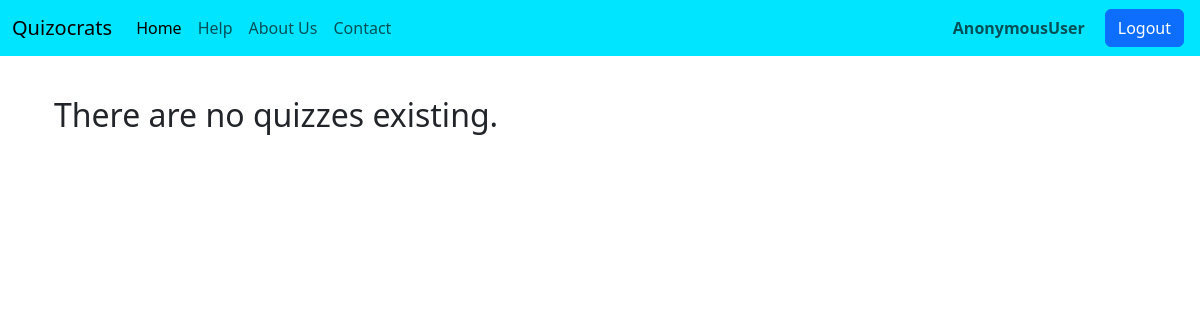
The page /existquiz on the database as committed earlier.
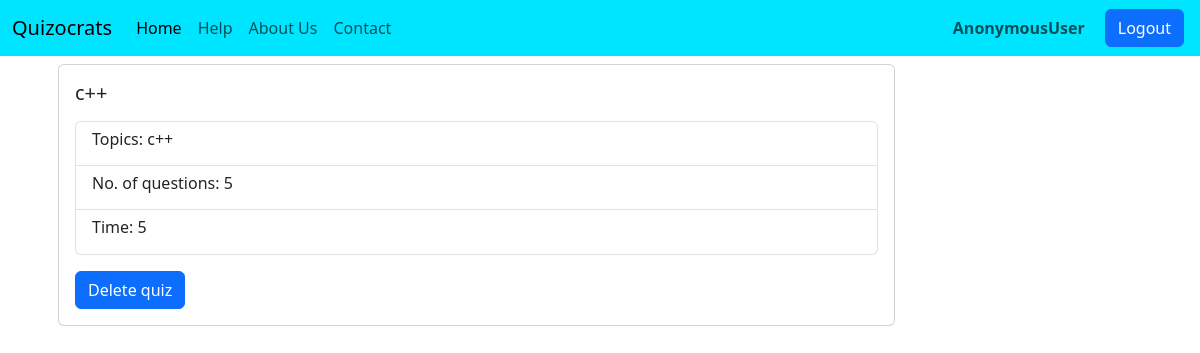
The same page on the database as committed later.
### quizocrats/models.py (models this page shows)
class quizzes(models.Model):
    quiz_name=models.CharField(max_length=50)
    topics=models.TextField()
    questions=models.IntegerField()
    time=models.IntegerField()

### quizocrats/views.py (the view)
# urls.py: path('existquiz',views.quizexisting,name='quizzes_existing'),
def quizexisting(request):
  active_quizzes=quizzes.objects.all()
  context={
    'actqui':active_quizzes
  }
  return render(request,'quizzesexisting.html',context)

### quizocrats/templates/quizzesexisting.html (shortened to what this page needs)
<!doctype html>
<html lang="en">
  <head>
    <link href="https://cdn.jsdelivr.net/npm/bootstrap@5.3.0/dist/css/bootstrap.min.css" rel="stylesheet">
  </head>
  <body>
    {% include 'base2.html' %}
    <div class="container py-5">
    {% for x in actqui %}
    <div class="card w-75 m-3">
        <div class="card-body">
          <h5 class="card-title">{{x.quiz_name}}</h5>
          <p class="card-text">
            <ul class="list-group">
                <li class="list-group-item"><h6>Topics: {{x.topics}}</h6></li>
                <li class="list-group-item"><h6>No. of questions: {{x.questions}}</h6></li>
                <li class="list-group-item"><h6>Time: {{x.time}}</h6></li>
              </ul>
          </p>
          <a href="delete/{{x.quiz_name}}" class="btn btn-primary">Delete quiz</a>
        </div>
      </div>
      {%empty%}
      <h2>
        <div class="container py-5">There are no quizzes existing.</div>
      </h2>
    {% endfor %}
    </div>
  </body>
</html>

Rows that differ between the two databases and show on the page:
added quizzes: quiz_name "c++", topics "c++", questions "5", time "5"
Other text that changed with them:
text no longer shown: "There are no quizzes existing."
